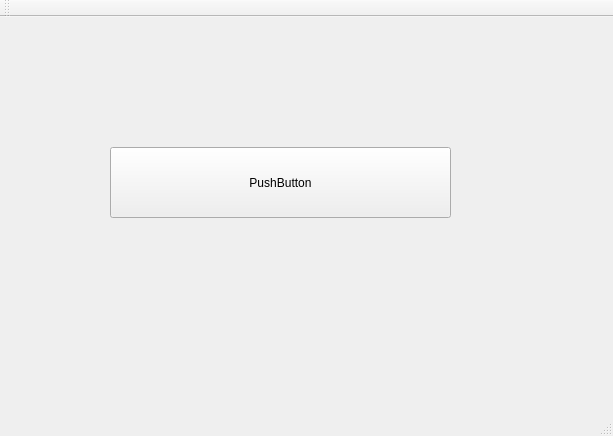
<?xml version="1.0" encoding="UTF-8"?>
<ui version="4.0">
 <class>MainWindow</class>
 <widget class="QMainWindow" name="MainWindow">
  <property name="geometry">
   <rect>
    <x>0</x>
    <y>0</y>
    <width>613</width>
    <height>436</height>
   </rect>
  </property>
  <property name="windowTitle">
   <string>MainWindow</string>
  </property>
  <widget class="QWidget" name="centralWidget">
   <widget class="QPushButton" name="pushButton">
    <property name="geometry">
     <rect>
      <x>110</x>
      <y>130</y>
      <width>341</width>
      <height>71</height>
     </rect>
    </property>
    <property name="text">
     <string>PushButton</string>
    </property>
   </widget>
  </widget>
  <widget class="QMenuBar" name="menuBar">
   <property name="geometry">
    <rect>
     <x>0</x>
     <y>0</y>
     <width>613</width>
     <height>21</height>
    </rect>
   </property>
  </widget>
  <widget class="QToolBar" name="mainToolBar">
   <attribute name="toolBarArea">
    <enum>TopToolBarArea</enum>
   </attribute>
   <attribute name="toolBarBreak">
    <bool>false</bool>
   </attribute>
  </widget>
  <widget class="QStatusBar" name="statusBar"/>
 </widget>
 <layoutdefault spacing="6" margin="11"/>
 <resources/>
 <connections/>
</ui>
